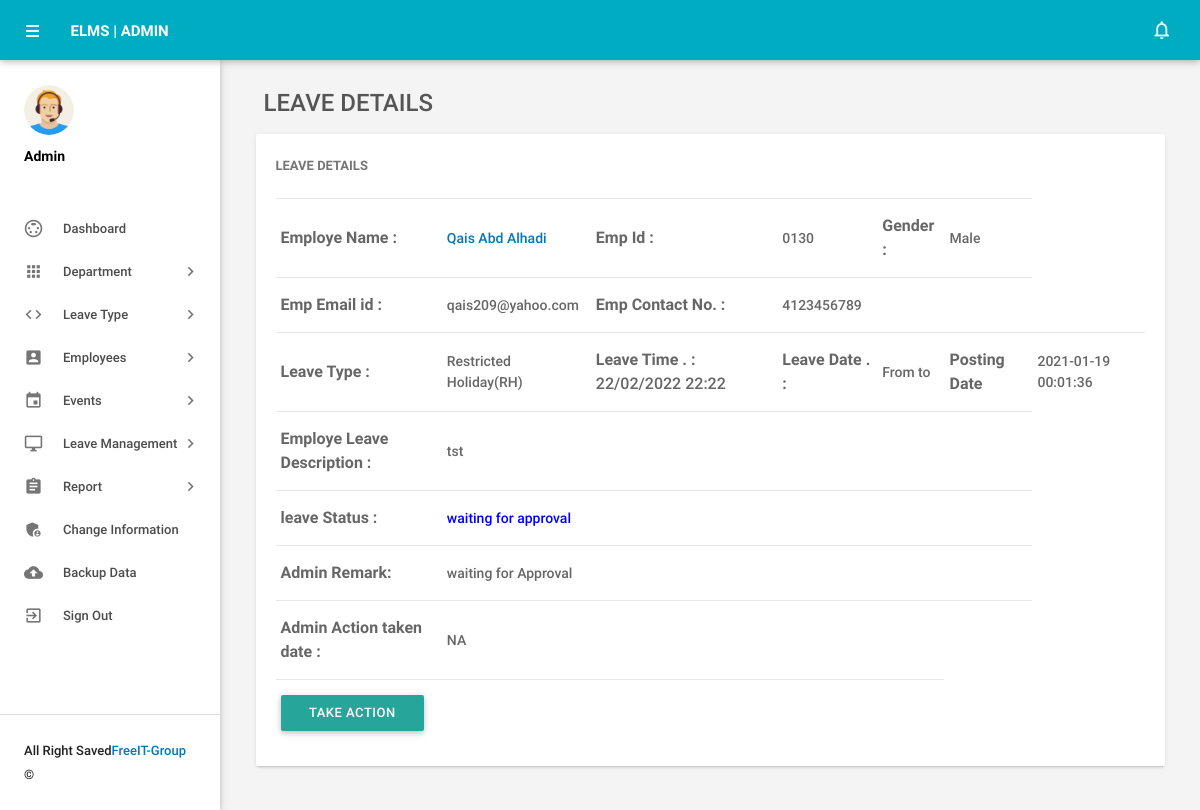
Screenshot of /admin/leave-details.php?leaveid=85 (signed in) with the database file from the repository.
### tables this page shows
CREATE TABLE `tblleaves` (
  `id` int(11) NOT NULL,
  `LeaveType` varchar(110) NOT NULL,
  `ToDate` varchar(120) NOT NULL,
  `FromDate` varchar(120) NOT NULL,
  `Description` mediumtext NOT NULL,
  `PostingDate` timestamp NOT NULL DEFAULT CURRENT_TIMESTAMP,
  `AdminRemark` mediumtext,
  `AdminRemarkDate` varchar(120) DEFAULT NULL,
  `Status` int(1) NOT NULL,
  `IsRead` int(1) NOT NULL,
  `empid` int(11) DEFAULT NULL,
  `leaveTime` varchar(120) NOT NULL,
  `comeTime` varchar(120) NOT NULL
);

CREATE TABLE `tblemployees` (
  `id` int(11) NOT NULL,
  `EmpId` varchar(100) NOT NULL,
  `FirstName` varchar(150) NOT NULL,
  `LastName` varchar(150) NOT NULL,
  `EmailId` varchar(200) NOT NULL,
  `Password` varchar(180) NOT NULL,
  `Gender` varchar(100) NOT NULL,
  `Dob` date DEFAULT '0000-00-00',
  `Department` varchar(255) NOT NULL,
  `Address` varchar(255) NOT NULL,
  `City` varchar(200) NOT NULL,
  `Country` varchar(150) NOT NULL,
  `Phonenumber` char(11) NOT NULL,
  `Status` int(1) NOT NULL,
  `RegDate` timestamp NOT NULL DEFAULT CURRENT_TIMESTAMP,
  `Passport_valid` date DEFAULT NULL,
  `idcard_valid` date DEFAULT NULL,
  `Visa_valid` date DEFAULT NULL,
  `roll` int(11) NOT NULL DEFAULT '0'
);

### admin/leave-details.php (the view, shortened to what this page needs)
<?php
include('includes/config.php');
if(strlen($_SESSION['alogin'])==0)
    {
header('location:index.php');
}
else{
 ?>
<!DOCTYPE html>
<html lang="en">
    <head>
        <link type="text/css" rel="stylesheet" href="../assets/plugins/materialize/css/materialize.min.css"/>
        <link href="../assets/plugins/material-preloader/css/materialPreloader.min.css" rel="stylesheet">
        <link href="../assets/plugins/datatables/css/jquery.dataTables.min.css" rel="stylesheet">
        <link href="../assets/plugins/google-code-prettify/prettify.css" rel="stylesheet" type="text/css"/>
        <link href="../assets/css/alpha.min.css" rel="stylesheet" type="text/css"/>
        <link href="../assets/css/custom.css" rel="stylesheet" type="text/css"/>
    </head>
    <body>
       <?php include('includes/header.php');?>
       <?php include('includes/sidebar.php');?>
            <main class="mn-inner">
                <div class="row">
                    <div class="col s12">
                        <div class="page-title" style="font-size:24px;">Leave Details</div>
                    </div>
                    <div class="col s12 m12 l12">
                        <div class="card">
                            <div class="card-content">
                                <span class="card-title">Leave Details</span>
                                <table id="example" class="display responsive-table ">
                                    <tbody>
<?php
$lid=intval($_GET['leaveid']);
$sql = "SELECT tblleaves.id as lid,tblemployees.FirstName,tblemployees.LastName,tblemployees.EmpId,tblemployees.id,tblemployees.Gender,tblemployees.Phonenumber,tblemployees.EmailId,tblleaves.LeaveType,tblleaves.leaveTime,tblleaves.ToDate,tblleaves.FromDate,tblleaves.Description,tblleaves.PostingDate,tblleaves.Status,tblleaves.AdminRemark,tblleaves.AdminRemarkDate from tblleaves join tblemployees on tblleaves.empid=tblemployees.id where tblleaves.id=:lid";
$query = $dbh -> prepare($sql);
$query->bindParam(':lid',$lid,PDO::PARAM_STR);
$query->execute();
$results=$query->fetchAll(PDO::FETCH_OBJ);
$cnt=1;
if($query->rowCount() > 0)
{
foreach($results as $result)
{
      ?>
                                        <tr>
                                            <td style="font-size:16px;"> <b>Employe Name :</b></td>
                                              <td><a href="editemployee.php?empid=<?php echo htmlentities($result->id);?>" target="_blank">
                                                <?php echo htmlentities($result->FirstName." ".$result->LastName);?></a></td>
                                              <td style="font-size:16px;"><b>Emp Id :</b></td>
                                              <td><?php echo htmlentities($result->EmpId);?></td>
                                              <td style="font-size:16px;"><b>Gender :</b></td>
                                              <td><?php echo htmlentities($result->Gender);?></td>
                                          </tr>
                                          <tr>
                                             <td style="font-size:16px;"><b>Emp Email id :</b></td>
                                            <td><?php echo htmlentities($result->EmailId);?></td>
                                             <td style="font-size:16px;"><b>Emp Contact No. :</b></td>
                                            <td><?php echo htmlentities($result->Phonenumber);?></td>
                                            <td>&nbsp;</td>
                                             <td>&nbsp;</td>
                                        </tr>
  <tr>
                                             <td style="font-size:16px;"><b>Leave Type :</b></td>
                                            <td><?php echo htmlentities($result->LeaveType);?></td>
                                             <td style="font-size:16px;"><b>Leave Time . :</b> <?php echo htmlentities($result->leaveTime);?></td>
                                             <td style="font-size:16px;"><b>Leave Date . :</b></td>
                                            <td>From <?php echo htmlentities($result->FromDate);?> to <?php echo htmlentities($result->ToDate);?></td>
                                            <td style="font-size:16px;"><b>Posting Date</b></td>
                                           <td><?php echo htmlentities($result->PostingDate);?></td>
                                        </tr>
<tr>
                                             <td style="font-size:16px;"><b>Employe Leave Description : </b></td>
                                            <td colspan="5"><?php echo htmlentities($result->Description);?></td>
                                        </tr>
<tr>
<td style="font-size:16px;"><b>leave Status :</b></td>
<td colspan="5"><?php $stats=$result->Status;
if($stats==1){
?>
<span style="color: green">Approved</span>
 <?php } if($stats==2)  { ?>
<span style="color: red">Not Approved</span>
<?php } if($stats==0)  { ?>
 <span style="color: blue">waiting for approval</span>
 <?php } ?>
</td>
</tr>
<tr>
<td style="font-size:16px;"><b>Admin Remark: </b></td>
<td colspan="5"><?php
if($result->AdminRemark==""){
  echo "waiting for Approval";
}
else{
echo htmlentities($result->AdminRemark);
}
?></td>
 </tr>
 <tr>
<td style="font-size:16px;"><b>Admin Action taken date : </b></td>
<td colspan="5"><?php
if($result->AdminRemarkDate==""){
  echo "NA";
}
else{
echo htmlentities($result->AdminRemarkDate);
}
?></td>
 </tr>
<?php
if($stats==0)
{
?>
<tr>
 <td colspan="5">
  <a class="modal-trigger waves-effect waves-light btn" href="#modal1">Take&nbsp;Action</a>
 </td>
</tr>
<?php } ?>
                                         <?php $cnt++;} }?>
                                    </tbody>
                                </table>
                            </div>
                        </div>
                    </div>
                </div>
            </main>
        </div>
        <div class="left-sidebar-hover"></div>
    </body>
</html>
<?php } ?>

### rows the page displays
tblleaves: tblemployees.FirstName+LastName "Qais Abd Alhadi", tblemployees.EmpId "0130", tblemployees.Gender "Male", tblemployees.EmailId "qais209@yahoo.com", tblemployees.Phonenumber "4123456789", LeaveType "Restricted Holiday(RH)", leaveTime "22/02/2022 22:22", PostingDate "2021-01-19 00:01:36", Description "tst", Status "waiting for approval", shows "waiting for Approval", shows "NA"
